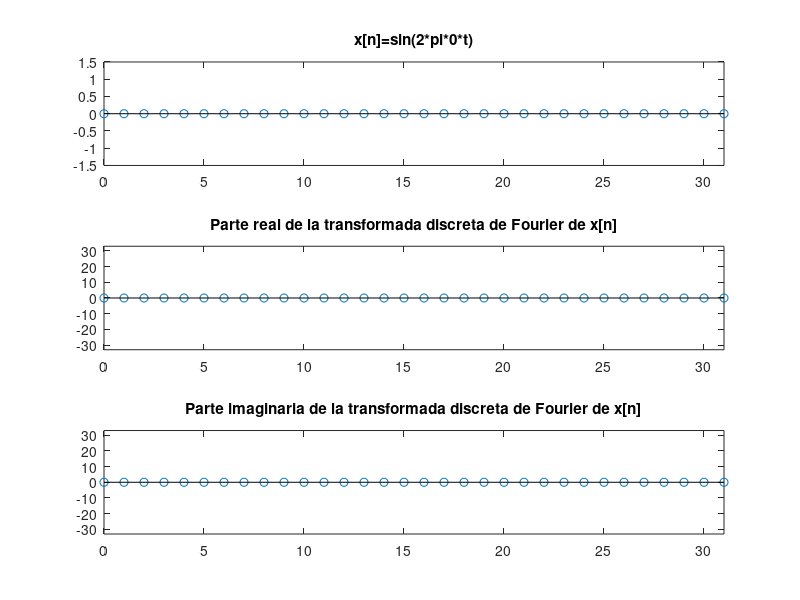
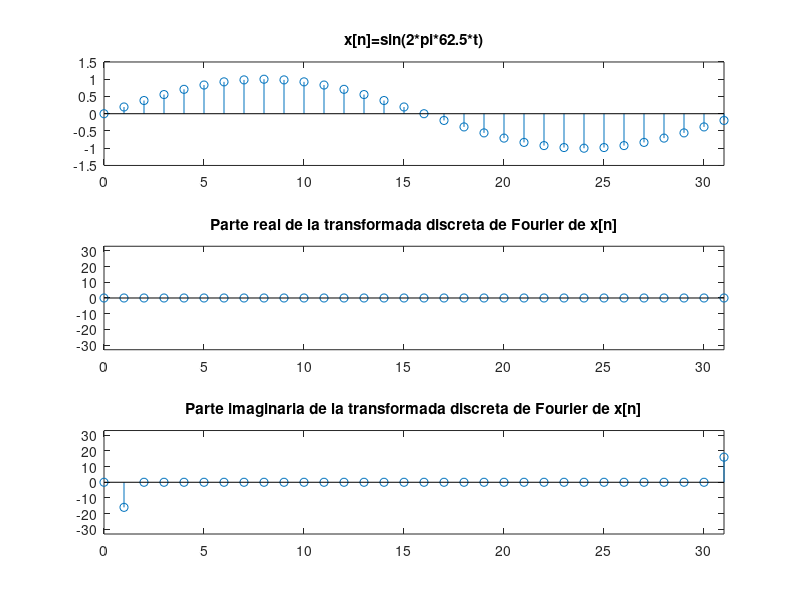
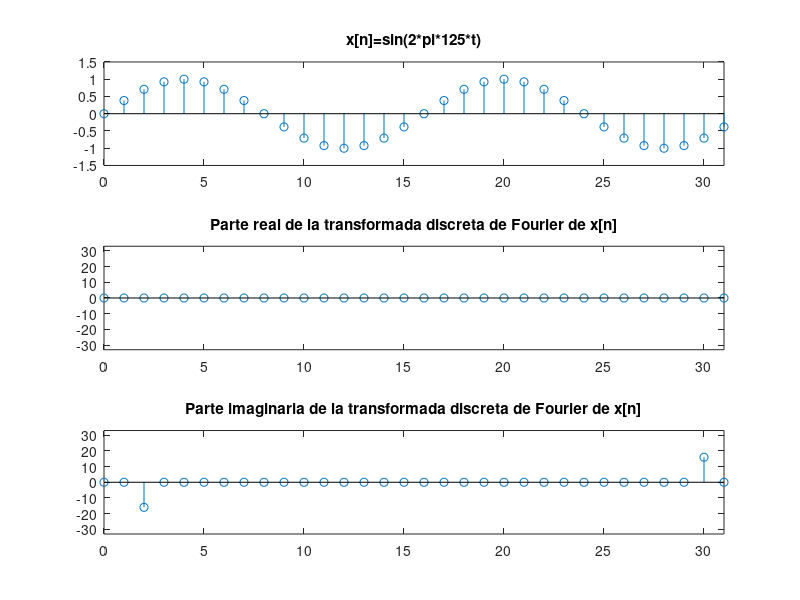
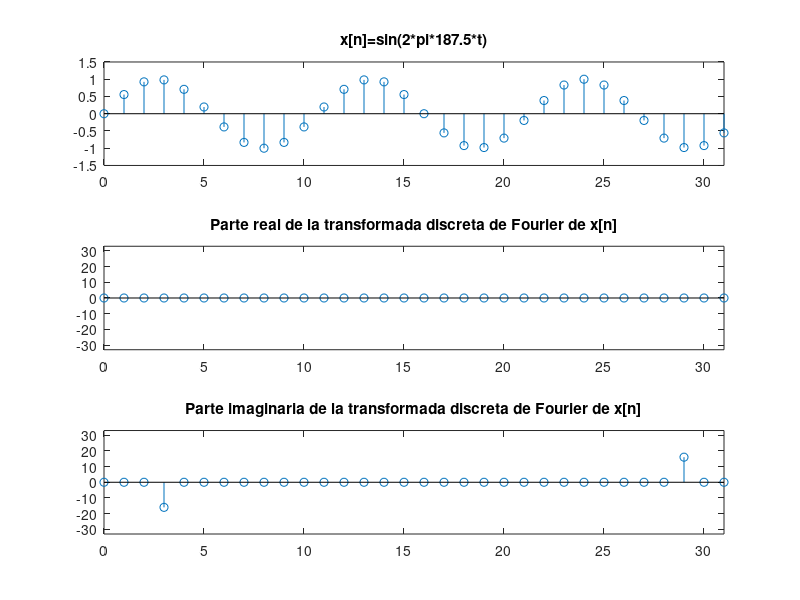

The MATLAB source for these figures, in order:
pkg load control
pkg load signal
k=0:31;
Tm=1/2000;
n=0:31;
for m=0:32 #obtener la fft para 33 senales coseno de diferente frecuencia
  x=sin(2*pi*m*62.5*n*Tm); #n*Tm es el tiempo m*62.5 es a frecuencia
  X=fft(x);
  subplot(3,1,1); #senal muestreada
    stem(k,x);
    titulo=sprintf("x[n]=sin(2*pi*%d*t)",62.5*m);
    title(titulo);
    axis([0,31,-1.5,1.5]);
  subplot(3,1,2); #parte real de la senal muestreada
    stem(k,real(X));
    title("Parte real de la transformada discreta de Fourier de x[n]");
    axis([0,31,-33,33]);
  subplot(3,1,3); #Parte imaginaria de la senal muestreada
    stem(k,imag(X));
    title("Parte imaginaria de la transformada discreta de Fourier de x[n]");
    axis([0,31,-33,33]);
  nombre=sprintf("Figura2d_sin.jpg",m)
  print(nombre)
  endfor